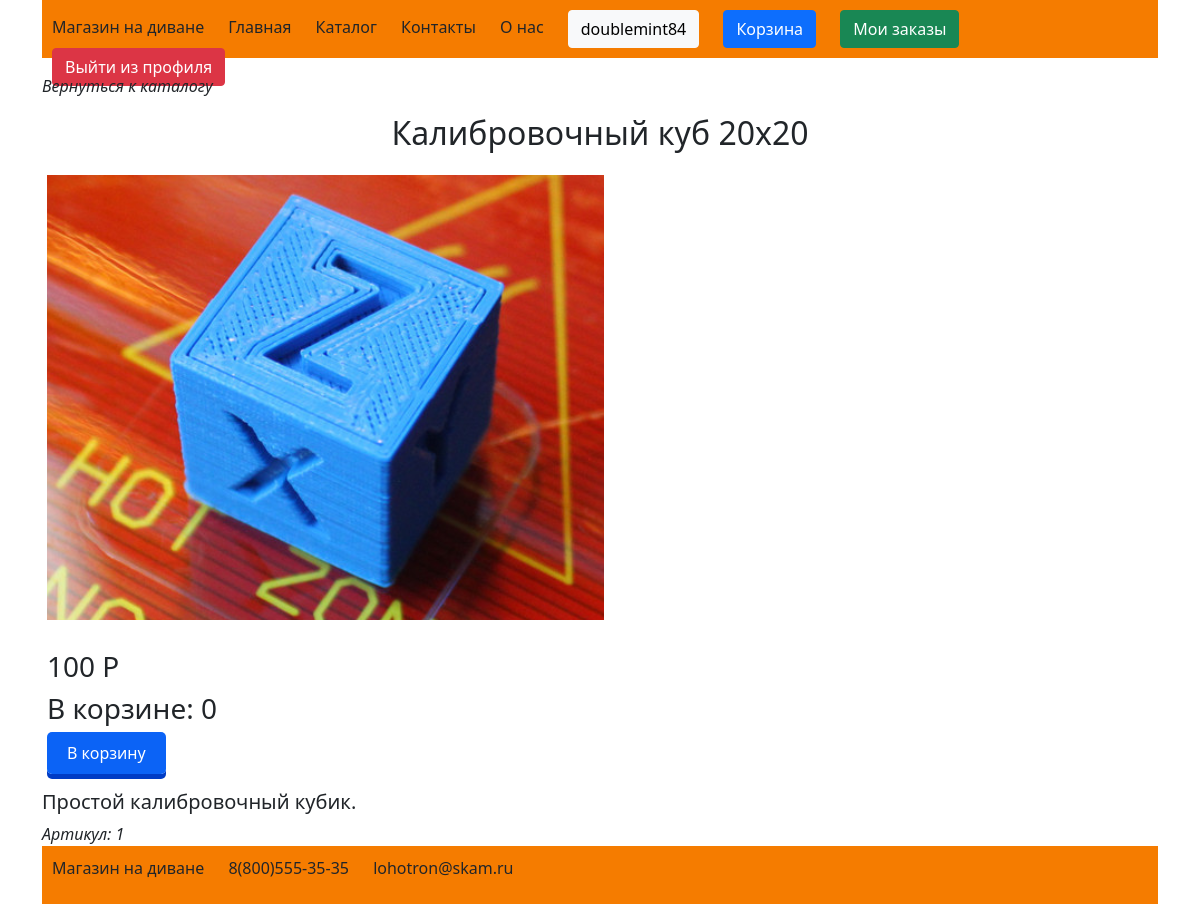
The page /product/1 (signed in) on the database its author committed.
### models.py (models this page shows, shortened)
class Users(db.Model):
    id = db.Column(db.Integer, primary_key=True)
    name = db.Column(db.String(80), nullable=True)
    surname = db.Column(db.String(80), nullable=True)
    birthdate = db.Column(db.String(80), nullable=True)
    login = db.Column(db.String(80), nullable=True)
    password_hash = db.Column(db.String(80), nullable=True)
    registration_date = db.Column(db.String(80), nullable=True)

class Items(db.Model):
    id = db.Column(db.Integer, primary_key=True)
    category_id = db.Column(db.Integer, db.ForeignKey('categories.id'), nullable=False)
    name = db.Column(db.String(80), nullable=False)
    price = db.Column(db.Integer, nullable=False)
    description = db.Column(db.String(80), nullable=False)
    photo = db.Column(db.String(80), nullable=True)
    category = db.relationship('Categories',
                               backref=db.backref('item', lazy=False))

### requests.py (the view)
@app.route('/product/<number>')
def load_product(number):
    item_id = int(escape(number))
    item = Items.query.filter_by(id=item_id).one()
    if session.get('login'):
        customer_id = int(Users.query.filter_by(login=session.get('login')).one().id)
        cart = Shopping_cart.query.filter_by(item_id=item_id, customer_id=customer_id)
        if len(list(cart)) == 0:
            count = 0
        else:
            count = int(cart.one().count)
    else:
        count = 0
    return render_template(f'product.html', item=item, count=count)

### templates/product.html (shortened to what this page needs)
{% extends "base.html" %}
{% block content %}
 <p><i><a onclick="history.back()">Вернуться к каталогу</a></i></p>
        <h2 class="main-header">{{item.name}}</h2>
        <div class="staff-blocks">
            <div class="staff-pic">
                <img class="staff-pic-img" src="{{ url_for('static', filename='/img/item_' + item.id|string + '.png') }}" alt="{{item.name}}">
            </div>
            <div class="staff-price">
                <h3>{{item.price}} Р<br></h3>
                <h3>В корзине: {{count}}</h3>
                <div class="button-item">
                        {% if count == 0 %}
                        <a href="/product/{{item.id}}/buy_one" class="btn-1">В корзину</a>
                        {% else %}
                        <a href="/product/{{item.id}}/buy_one" class="btn btn-success"> Добавить еще 1 </a>
                        <a href="/product/{{item.id}}/del_item" class="btn btn-danger">Убрать из корзины </a>
                        {% endif %}
                </div>
            </div>
        </div>
        <div class="staff-descr">
            <h5>{{item.description}}</h5>
                <i>Артикул: {{item.id}}</i>
        </div>
{% endblock %}

### templates/base.html (shortened to what this page needs)
<!DOCTYPE html>
<html lang="ru">
<head>
    <link rel="stylesheet" type="text/css" href="{{ url_for('static', filename='style.css') }}">
    <link href="https://cdn.jsdelivr.net/npm/bootstrap@5.1.3/dist/css/bootstrap.min.css" rel="stylesheet">
</head>
<body>
    <div class="container">
        <ul class="header-footer">
            <a class="menu-link" href="/">
                <li class="menu-item">
                    Магазин на&nbsp;диване
                </li>
            </a>
            <a class="menu-link" href="/">
                <li class="menu-item">Главная</li>
            </a>
            <a class="menu-link" href="/catalog">
                <li class="menu-item">Каталог</li>
            </a>
            <a class="menu-link" href="/contacts">
                <li class="menu-item">Контакты</li>
            </a>
            <a class="menu-link" href="/about">
                <li class="menu-item">О&nbsp;нас</li>
            </a>
            {% if not session['login'] %}
            <li class="menu-item"><a href="/login" class="btn btn-light" >Войти</a></li>
            <li class="menu-item"><a href="/registration" class="btn btn-success" >Зарегистрироваться</a></li>
            {% else %}
            <li class="menu-item"><a href="/profile/{{session['login']}}" class="btn btn-light"> {{session['login']}} </a></li>
            <li class="menu-item"><a href="/shopcart"  class="btn btn-primary"> Корзина </a></li>
            <li class="menu-item"><a href="/my_orders"  class="btn btn-success"> Мои заказы </a></li>
            <li class="menu-item"> <a href="/logout"  class="btn btn-danger">Выйти из профиля</a></li>
            {% endif %}
        </ul>
        {% block content %} {% endblock %}
        <ul class="header-footer">
            <li class="menu-item">Магазин на&nbsp;диване</li>
            <li class="menu-item">8(800)555-35-35</li>
            <li class="menu-item">lohotron@skam.ru</li>
        </ul>
    </div>
</body>
</html>

### static/style.css (style rules this page uses)
body { background: #62efff; font-family: 'Fira Sans', sans-serif; }
a { text-decoration: none; color: black; }
.container { height: 100%; width: 100%; }
.header-footer { background-color: #f57c00; list-style: none; padding: 10px; margin-top: 0px; height: 58px; }
.header-footer > a > li { display: inline; margin-right: 20px; }
.header-footer > li { display: inline; margin-right: 20px; }
.menu-link { text-decoration: none; color: inherit; }
.main-header { text-align: center; }
.button-item { margin-bottom: 10px; margin-top: 15px; }
.btn-1 { border: none; border-radius: 5px; padding: 10px 20px; text-decoration: none; color: white; background: #0B63F6; box-shadow: 0 5px 0 #003CC5; margin-top: 5px; }
.staff-pic { display: inline-block; width: 700px; margin-top: 10px; padding: 5px; margin-bottom: 10px; margin-right: 15px; }
.staff-price { display: inline-block; width: 400px; margin-top: 10px; padding: 5px; margin-bottom: 10px; margin-right: 15px; }
.staff-pic-img { margin:auto; height: auto; object-fit: contain; }

### rows shown on the page
Users: login "doublemint84"
Items: name "Калибровочный куб 20x20", price "100", description "Простой калибровочный кубик.", id "1"

### other values the page prints
{{ count }} "0"
